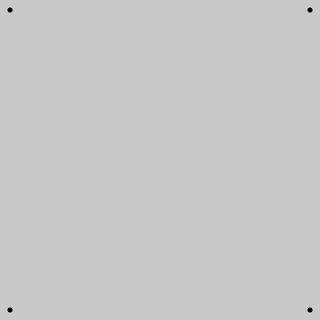
Frame 1 (no input)
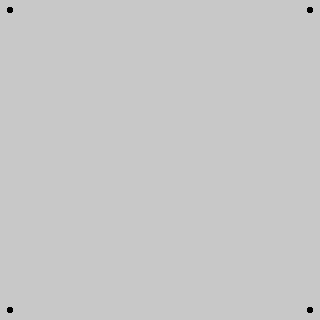
Frame 60 (no input)
Frame 120 (the mouse pressed at the canvas centre since frame 60): identical to frame 60, image omitted

The p5.js sketch that drew these frames (run headless with seeded random() and noise() and a simulated clock; from frame 60 on, the mouse is pressed at the canvas centre):

// p5.js sketch
// ── sketch.js
function setup() {
  createCanvas(320, 320);
  background(200);
}

function draw() {
  strokeWeight(5);
  point(310,310);
  point(310,10);
  point(10,310);
  point(10,10);
}
